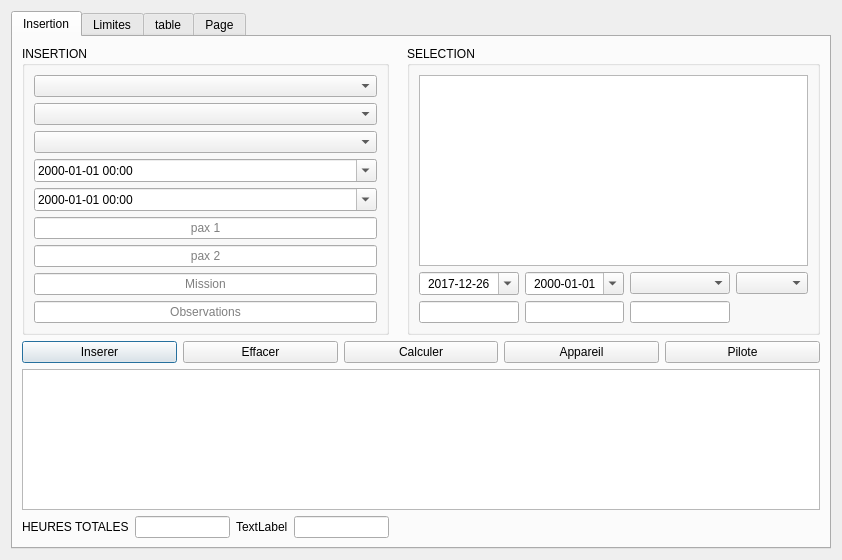
<?xml version="1.0" encoding="UTF-8"?>
<ui version="4.0">
 <class>Dialog</class>
 <widget class="QDialog" name="Dialog">
  <property name="geometry">
   <rect>
    <x>0</x>
    <y>0</y>
    <width>842</width>
    <height>560</height>
   </rect>
  </property>
  <property name="windowTitle">
   <string>Master Window</string>
  </property>
  <property name="whatsThis">
   <string>Inserer Appareil</string>
  </property>
  <layout class="QVBoxLayout" name="verticalLayout">
   <item>
    <widget class="QTabWidget" name="Qtable">
     <property name="focusPolicy">
      <enum>Qt::ClickFocus</enum>
     </property>
     <property name="currentIndex">
      <number>0</number>
     </property>
     <property name="movable">
      <bool>true</bool>
     </property>
     <widget class="QWidget" name="Insertion">
      <attribute name="title">
       <string>Insertion</string>
      </attribute>
      <layout class="QGridLayout" name="gridLayout_3">
       <item row="3" column="0">
        <layout class="QHBoxLayout" name="horizontalLayout_2">
         <item>
          <widget class="QLabel" name="label_2">
           <property name="text">
            <string>HEURES TOTALES</string>
           </property>
           <property name="buddy">
            <cstring>lineEdit_heures_total</cstring>
           </property>
          </widget>
         </item>
         <item>
          <widget class="QLineEdit" name="lineEdit_heures_total">
           <property name="alignment">
            <set>Qt::AlignCenter</set>
           </property>
          </widget>
         </item>
         <item>
          <widget class="QLabel" name="label">
           <property name="text">
            <string>TextLabel</string>
           </property>
           <property name="buddy">
            <cstring>lineEdit_3</cstring>
           </property>
          </widget>
         </item>
         <item>
          <widget class="QLineEdit" name="lineEdit_3"/>
         </item>
        </layout>
       </item>
       <item row="0" column="0">
        <widget class="QGroupBox" name="groupBox_3">
         <property name="title">
          <string>INSERTION</string>
         </property>
         <layout class="QGridLayout" name="gridLayout_2">
          <item row="9" column="0">
           <widget class="QLineEdit" name="lineEdit_observations">
            <property name="alignment">
             <set>Qt::AlignCenter</set>
            </property>
            <property name="placeholderText">
             <string>Observations</string>
            </property>
           </widget>
          </item>
          <item row="3" column="0">
           <widget class="QDateTimeEdit" name="dateTimeEdit">
            <property name="displayFormat">
             <string>yyyy-MM-dd HH:mm</string>
            </property>
            <property name="calendarPopup">
             <bool>true</bool>
            </property>
            <property name="timeSpec">
             <enum>Qt::UTC</enum>
            </property>
           </widget>
          </item>
          <item row="2" column="0">
           <widget class="QComboBox" name="comboBox_avion"/>
          </item>
          <item row="1" column="0">
           <widget class="QComboBox" name="comboBox_pilot2"/>
          </item>
          <item row="0" column="0">
           <widget class="QComboBox" name="comboBox_pilot1"/>
          </item>
          <item row="6" column="0">
           <widget class="QLineEdit" name="lineEdit_pax2">
            <property name="alignment">
             <set>Qt::AlignCenter</set>
            </property>
            <property name="placeholderText">
             <string>pax 2</string>
            </property>
           </widget>
          </item>
          <item row="5" column="0">
           <widget class="QLineEdit" name="lineEdit_pax1">
            <property name="alignment">
             <set>Qt::AlignCenter</set>
            </property>
            <property name="placeholderText">
             <string>pax 1</string>
            </property>
           </widget>
          </item>
          <item row="8" column="0">
           <widget class="QLineEdit" name="lineEdit_mission">
            <property name="alignment">
             <set>Qt::AlignCenter</set>
            </property>
            <property name="placeholderText">
             <string>Mission</string>
            </property>
           </widget>
          </item>
          <item row="4" column="0">
           <widget class="QDateTimeEdit" name="dateTimeEdit_2">
            <property name="displayFormat">
             <string notr="true">yyyy-MM-dd HH:mm</string>
            </property>
            <property name="calendarPopup">
             <bool>true</bool>
            </property>
            <property name="timeSpec">
             <enum>Qt::UTC</enum>
            </property>
           </widget>
          </item>
         </layout>
        </widget>
       </item>
       <item row="0" column="3">
        <widget class="QGroupBox" name="groupBox_4">
         <property name="title">
          <string>SELECTION</string>
         </property>
         <layout class="QGridLayout" name="gridLayout">
          <item row="1" column="2">
           <widget class="QComboBox" name="comboBox_pilote"/>
          </item>
          <item row="0" column="0" colspan="4">
           <widget class="QTableView" name="tableView_3"/>
          </item>
          <item row="1" column="3">
           <widget class="QComboBox" name="comboBox_pilote2"/>
          </item>
          <item row="1" column="0">
           <widget class="QDateEdit" name="dateEdit">
            <property name="alignment">
             <set>Qt::AlignCenter</set>
            </property>
            <property name="buttonSymbols">
             <enum>QAbstractSpinBox::PlusMinus</enum>
            </property>
            <property name="date">
             <date>
              <year>2017</year>
              <month>12</month>
              <day>26</day>
             </date>
            </property>
            <property name="maximumDateTime">
             <datetime>
              <hour>23</hour>
              <minute>59</minute>
              <second>59</second>
              <year>7999</year>
              <month>12</month>
              <day>30</day>
             </datetime>
            </property>
            <property name="maximumTime">
             <time>
              <hour>23</hour>
              <minute>59</minute>
              <second>59</second>
             </time>
            </property>
            <property name="displayFormat">
             <string>yyyy-MM-dd</string>
            </property>
            <property name="calendarPopup">
             <bool>true</bool>
            </property>
            <property name="timeSpec">
             <enum>Qt::UTC</enum>
            </property>
           </widget>
          </item>
          <item row="1" column="1">
           <widget class="QDateEdit" name="dateEdit_2">
            <property name="alignment">
             <set>Qt::AlignCenter</set>
            </property>
            <property name="buttonSymbols">
             <enum>QAbstractSpinBox::UpDownArrows</enum>
            </property>
            <property name="displayFormat">
             <string>yyyy-MM-dd</string>
            </property>
            <property name="calendarPopup">
             <bool>true</bool>
            </property>
            <property name="timeSpec">
             <enum>Qt::UTC</enum>
            </property>
           </widget>
          </item>
          <item row="2" column="0">
           <widget class="QLineEdit" name="lineEdit"/>
          </item>
          <item row="2" column="1">
           <widget class="QLineEdit" name="lineEdit_2"/>
          </item>
          <item row="2" column="2">
           <widget class="QLineEdit" name="lineEdit_4"/>
          </item>
         </layout>
        </widget>
       </item>
       <item row="2" column="0" colspan="4">
        <widget class="QTableView" name="tableView"/>
       </item>
       <item row="1" column="0" colspan="4">
        <layout class="QHBoxLayout" name="horizontalLayout">
         <item>
          <widget class="QPushButton" name="insert_data">
           <property name="text">
            <string>Inserer</string>
           </property>
          </widget>
         </item>
         <item>
          <widget class="QPushButton" name="Effacer">
           <property name="text">
            <string>Effacer</string>
           </property>
           <property name="shortcut">
            <string>Backspace</string>
           </property>
          </widget>
         </item>
         <item>
          <widget class="QPushButton" name="calculer">
           <property name="text">
            <string>Calculer</string>
           </property>
          </widget>
         </item>
         <item>
          <widget class="QPushButton" name="enter_new_AC">
           <property name="text">
            <string>Appareil</string>
           </property>
          </widget>
         </item>
         <item>
          <widget class="QPushButton" name="enter_new_pilot">
           <property name="toolTip">
            <string>&lt;html&gt;&lt;head/&gt;&lt;body&gt;&lt;p align=&quot;center&quot;&gt;&lt;span style=&quot; font-size:14pt; font-style:italic;&quot;&gt;Permet de creer un nouveau Pilote et de l'inserer dans la base de donnée&lt;/span&gt;&lt;/p&gt;&lt;/body&gt;&lt;/html&gt;</string>
           </property>
           <property name="text">
            <string>Pilote</string>
           </property>
          </widget>
         </item>
        </layout>
       </item>
      </layout>
     </widget>
     <widget class="QWidget" name="Limites">
      <attribute name="title">
       <string>Limites</string>
      </attribute>
      <layout class="QVBoxLayout" name="verticalLayout_4">
       <item>
        <widget class="QGroupBox" name="groupBox">
         <property name="title">
          <string>GroupBox</string>
         </property>
         <widget class="QSplitter" name="splitter_3">
          <property name="geometry">
           <rect>
            <x>20</x>
            <y>90</y>
            <width>231</width>
            <height>26</height>
           </rect>
          </property>
          <property name="orientation">
           <enum>Qt::Horizontal</enum>
          </property>
          <widget class="QComboBox" name="comboBox_avions"/>
          <widget class="QLineEdit" name="lineEdit_avion_2"/>
         </widget>
         <widget class="QWidget" name="layoutWidget">
          <property name="geometry">
           <rect>
            <x>20</x>
            <y>50</y>
            <width>371</width>
            <height>30</height>
           </rect>
          </property>
          <layout class="QHBoxLayout" name="horizontalLayout_4">
           <item>
            <widget class="QDateEdit" name="dateEdit_pilote"/>
           </item>
           <item>
            <widget class="QComboBox" name="comboBox_pilote_2"/>
           </item>
           <item>
            <widget class="QSplitter" name="splitter_2">
             <property name="orientation">
              <enum>Qt::Horizontal</enum>
             </property>
             <widget class="QLineEdit" name="lineEdit_pilote_2"/>
            </widget>
           </item>
          </layout>
         </widget>
         <widget class="QDialogButtonBox" name="buttonBox_print">
          <property name="geometry">
           <rect>
            <x>460</x>
            <y>50</y>
            <width>170</width>
            <height>32</height>
           </rect>
          </property>
          <property name="standardButtons">
           <set>QDialogButtonBox::Cancel|QDialogButtonBox::Ok</set>
          </property>
         </widget>
        </widget>
       </item>
       <item>
        <widget class="QGroupBox" name="groupBox_2">
         <property name="title">
          <string>GroupBox</string>
         </property>
         <widget class="QTableView" name="tableView_limites">
          <property name="geometry">
           <rect>
            <x>0</x>
            <y>21</y>
            <width>641</width>
            <height>201</height>
           </rect>
          </property>
         </widget>
        </widget>
       </item>
      </layout>
     </widget>
     <widget class="QWidget" name="table">
      <attribute name="title">
       <string>table</string>
      </attribute>
      <layout class="QGridLayout" name="gridLayout_4">
       <item row="1" column="0">
        <widget class="QSplitter" name="splitter">
         <property name="orientation">
          <enum>Qt::Vertical</enum>
         </property>
         <widget class="QTableView" name="tableView_2"/>
         <widget class="QWidget" name="horizontalLayoutWidget">
          <layout class="QHBoxLayout" name="horizontalLayout_3">
           <item>
            <widget class="QPushButton" name="autre_btn">
             <property name="text">
              <string>autre</string>
             </property>
            </widget>
           </item>
           <item>
            <widget class="QPushButton" name="calculer_btn">
             <property name="text">
              <string>calculer</string>
             </property>
            </widget>
           </item>
           <item>
            <widget class="QPushButton" name="inserer_btn">
             <property name="text">
              <string>inserer</string>
             </property>
            </widget>
           </item>
           <item>
            <widget class="QPushButton" name="effacer_btn">
             <property name="text">
              <string>effacer</string>
             </property>
            </widget>
           </item>
          </layout>
         </widget>
        </widget>
       </item>
       <item row="0" column="0">
        <widget class="QLabel" name="label_3">
         <property name="text">
          <string>TextLabel</string>
         </property>
        </widget>
       </item>
      </layout>
     </widget>
     <widget class="QWidget" name="tab_6">
      <attribute name="title">
       <string>Page</string>
      </attribute>
      <layout class="QGridLayout" name="gridLayout_5">
       <item row="0" column="0">
        <widget class="QTextEdit" name="textEdit">
         <property name="html">
          <string>&lt;!DOCTYPE HTML PUBLIC &quot;-//W3C//DTD HTML 4.0//EN&quot; &quot;http://www.w3.org/TR/REC-html40/strict.dtd&quot;&gt;
&lt;html&gt;&lt;head&gt;&lt;meta name=&quot;qrichtext&quot; content=&quot;1&quot; /&gt;&lt;style type=&quot;text/css&quot;&gt;
p, li { white-space: pre-wrap; }
&lt;/style&gt;&lt;/head&gt;&lt;body style=&quot; font-family:'.SF NS Text'; font-size:13pt; font-weight:400; font-style:normal;&quot;&gt;
&lt;p style=&quot;-qt-paragraph-type:empty; margin-top:0px; margin-bottom:0px; margin-left:0px; margin-right:0px; -qt-block-indent:0; text-indent:0px;&quot;&gt;&lt;br /&gt;&lt;/p&gt;&lt;/body&gt;&lt;/html&gt;</string>
         </property>
        </widget>
       </item>
       <item row="1" column="0">
        <layout class="QHBoxLayout" name="horizontalLayout_7">
         <item>
          <widget class="QPushButton" name="pushButton_imprimer">
           <property name="text">
            <string>IMPRIMER</string>
           </property>
          </widget>
         </item>
         <item>
          <widget class="QPushButton" name="pushButton_3">
           <property name="text">
            <string>PushButton</string>
           </property>
          </widget>
         </item>
         <item>
          <widget class="QPushButton" name="pushButton_2">
           <property name="text">
            <string>PushButton</string>
           </property>
          </widget>
         </item>
         <item>
          <widget class="QPushButton" name="pushButton">
           <property name="text">
            <string>PushButton</string>
           </property>
          </widget>
         </item>
        </layout>
       </item>
      </layout>
     </widget>
    </widget>
   </item>
  </layout>
 </widget>
 <tabstops>
  <tabstop>lineEdit_pax1</tabstop>
  <tabstop>lineEdit_pax2</tabstop>
  <tabstop>insert_data</tabstop>
  <tabstop>Effacer</tabstop>
  <tabstop>calculer</tabstop>
  <tabstop>enter_new_AC</tabstop>
  <tabstop>enter_new_pilot</tabstop>
  <tabstop>tableView_3</tabstop>
  <tabstop>dateEdit</tabstop>
  <tabstop>dateEdit_2</tabstop>
  <tabstop>comboBox_pilote</tabstop>
  <tabstop>comboBox_pilote2</tabstop>
  <tabstop>lineEdit</tabstop>
  <tabstop>lineEdit_2</tabstop>
  <tabstop>lineEdit_4</tabstop>
  <tabstop>tableView</tabstop>
  <tabstop>lineEdit_heures_total</tabstop>
  <tabstop>tableView_limites</tabstop>
  <tabstop>effacer_btn</tabstop>
  <tabstop>tableView_2</tabstop>
  <tabstop>autre_btn</tabstop>
  <tabstop>dateEdit_pilote</tabstop>
  <tabstop>lineEdit_pilote_2</tabstop>
  <tabstop>inserer_btn</tabstop>
  <tabstop>calculer_btn</tabstop>
  <tabstop>comboBox_pilote_2</tabstop>
  <tabstop>comboBox_avions</tabstop>
  <tabstop>lineEdit_avion_2</tabstop>
 </tabstops>
 <resources/>
 <connections/>
</ui>
